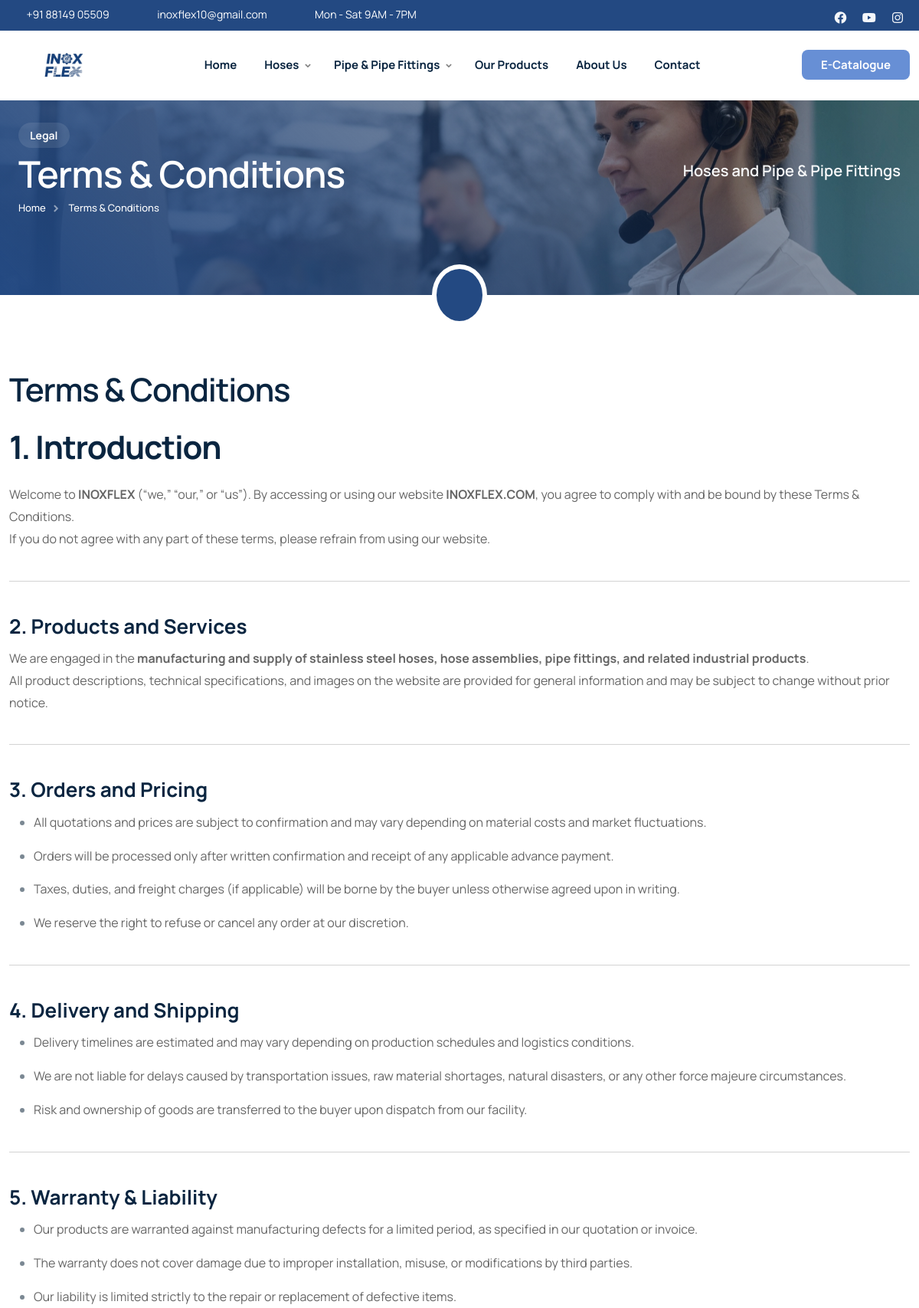
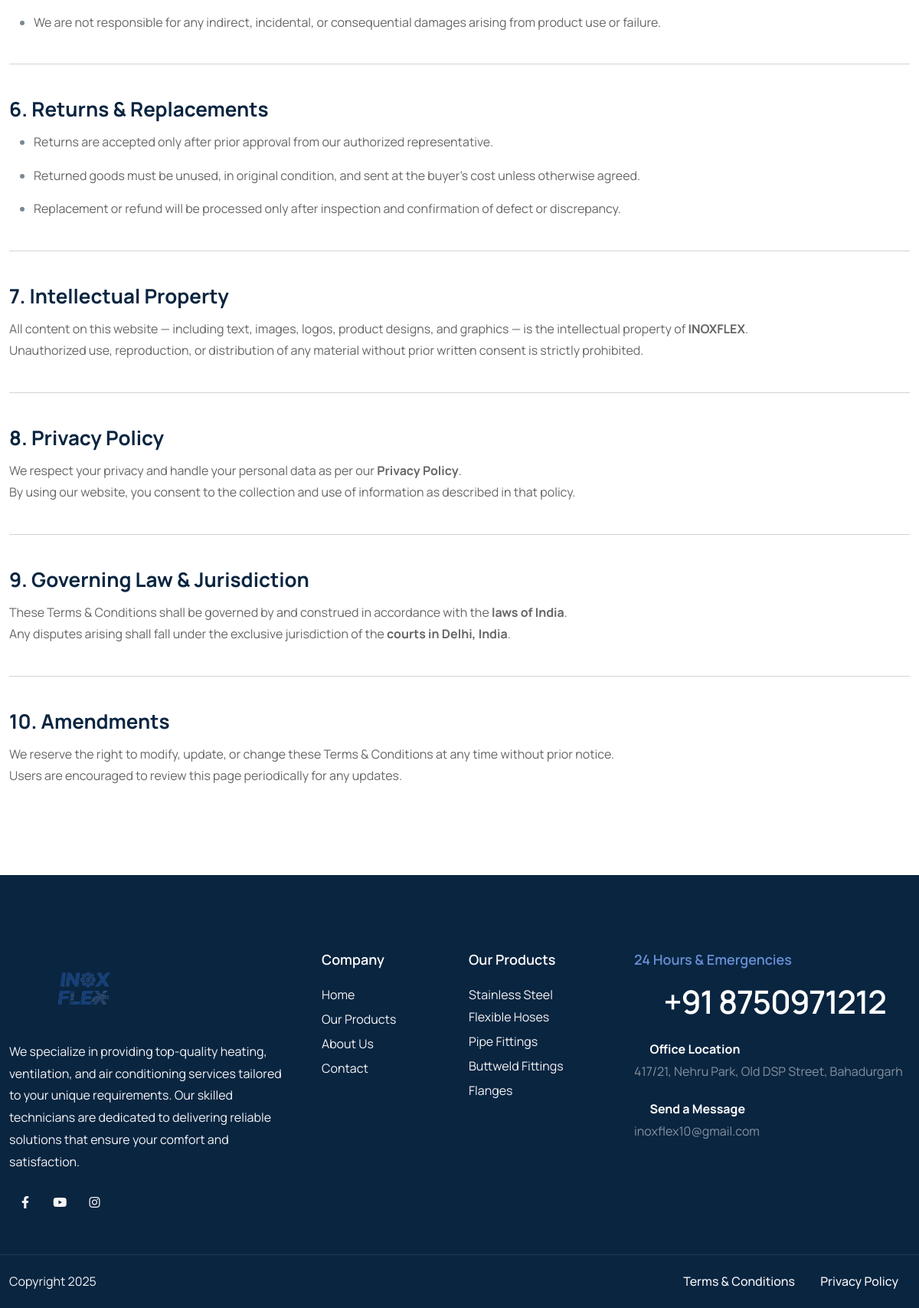
The app's page /terms/ with its own data (2 pictures, top to bottom).
### home/models.py (models this page shows, shortened)
class Category(models.Model):
    name = models.CharField(max_length=100)
    slug = models.SlugField(blank=True, null=True)
    description = RichTextField(blank=True, null=True)
    image = models.ImageField(upload_to='categories/', blank=True, null=True)
    status = models.BooleanField(default=True)
    created_at = models.DateTimeField(auto_now_add=True)
    updated_at = models.DateTimeField(auto_now=True)

class PageContent(models.Model):
    PAGE_TYPE_CHOICES = [
        ('about_us', 'About Us'),
        ('terms_conditions', 'Terms & Conditions'),
        ('privacy_policy', 'Privacy Policy'),
        ('faq', 'FAQ'),
    ]
    page_type = models.CharField(max_length=20, choices=PAGE_TYPE_CHOICES, unique=True)
    title = models.CharField(max_length=200)
    content = RichTextField(help_text="Main content for the page")
    meta_description = models.TextField(max_length=300, blank=True, null=True, help_text="SEO meta description")
    meta_keywords = models.CharField(max_length=500, blank=True, null=True, help_text="SEO meta keywords")
    status = models.BooleanField(default=True, help_text="Show/hide this page")
    created_at = models.DateTimeField(auto_now_add=True)
    updated_at = models.DateTimeField(auto_now=True)
    class Meta:
        ordering = ['page_type']
        verbose_name = 'Page Content'
        verbose_name_plural = 'Page Contents'

class Product(models.Model):
    name = models.CharField(max_length=100)
    slug = models.SlugField(blank=True, null=True)
    description = RichTextField(blank=True, null=True)
    image = models.ImageField(upload_to='products/', blank=True, null=True)
    image_url = models.URLField(max_length=500, blank=True, null=True, help_text="Alternative: Use image URL instead of uploading")
    price = models.DecimalField(max_digits=10, decimal_places=2)
    category = models.ForeignKey(Category, on_delete=models.CASCADE, related_name='products')
    status = models.BooleanField(default=True)
    created_at = models.DateTimeField(auto_now_add=True)
    updated_at = models.DateTimeField(auto_now=True)

### home/views.py (the view)
# urls.py: path('terms/', views.page_content_view, {'page_type': 'terms_conditions'}, name='terms'),
def page_content_view(request, page_type):
    try:
        page_content = get_object_or_404(PageContent, page_type=page_type, status=True)
    except:
        page_content = None
    team_members = None
    if page_type == 'about_us':
        team_members = TeamMember.objects.filter(status=True)
    context = {
        'page_content': page_content,
        'page_type': page_type,
        'team_members': team_members,
    }
    template_map = {
        'about_us': 'about.html',
        'terms_conditions': 'terms.html',
        'privacy_policy': 'privacy.html',
        'faq': 'faq.html',
    }
    template = template_map.get(page_type, 'default.html')
    return render(request, template, context)

### home/context_processors.py (called while the page is built)
def categories(request):
    categories = Category.objects.filter(status=True).prefetch_related('subcategories')
    products = Product.objects.filter(status=True).select_related('category')
    site_settings = SiteSettings.load()
    return {
        'categories': categories,
        'products': products,
        'site_settings': site_settings,
    }

### home/models.py (called while the page is built)
    @classmethod
    def load(cls):
        obj, _ = cls.objects.get_or_create(pk=1)
        return obj

### templates/terms.html (shortened to what this page needs)
{% load static %}
<!DOCTYPE html>
<html lang="en">
{% include "head.html" %}
<body>
    <div id="wrapper">
        {% include "header.html" %}
        <div class="no-bottom no-top" id="content">
            <section id="subheader" class="jarallax text-light">
                <img src="{% static "images/background/8.webp" %}" class="jarallax-img" alt="">
                <div class="container relative z-index-1000">
                    <div class="container relative z-index-1000">
                        <div class="row align-items-center">
                        <div class="col-lg-6">
                            <div class="subtitle s2 bg-color text-light wow fadeInUp mb-2">Legal</div>
                            <h1>Terms &amp; Conditions</h1>
                            <ul class="crumb">
                                <li><a href="{% url 'homepage' %}">Home</a></li>
                                <li class="active">Terms &amp; Conditions</li>
                            </ul>
                        </div>
                        <div class="col-lg-6 text-lg-end">
                            <div class="fs-20 fw-600 no-bottom sm-hide">Hoses and Pipe & Pipe Fittings</div>
                        </div>
                    </div>
                    </div>
                </div>
                <div class="de-overlay"></div>
            </section>
            <div class="bg-color relative z-index-1000 mt-40 mb40">
                <div class="border-white-6 text-center bg-color text-white w-84px h-80px p-3 circle absolute abs-center sm-hide" alt="">
                    <i class="icofont-file-document fs-36"></i>
                </div>
            </div>
            <section>
                <div class="container">
                    <div class="row">
                        <div class="col-lg-12">
                            {% if page_content %}
                                <h2 class="mb-4">{{ page_content.title }}</h2>
                                <div class="content-area">
                                    {{ page_content.content|safe }}
                                </div>
                            {% endif %}
                        </div>
                    </div>
                </div>
            </section>
        </div>
        {% include "footer.html" %}
    </div>
</body>
</html>

### templates/header.html (shortened to what this page needs)
{% load static %}
<header class="header-light scroll-light has-topbar">
    <div id="topbar">
        <div class="container">
            <div class="row">
                <div class="col-lg-12">
                    <div class="d-flex justify-content-between xs-hide">
                        <div class="header-widget d-flex">
                            <div class="topbar-widget"><a href="tel:+918814905509"><i class="icofont-phone"></i>+91 88149 05509</a></div>
                            <div class="topbar-widget"><a href="mailto:inoxflex10@gmail.com"><i class="icofont-envelope"></i>inoxflex10@gmail.com</a></div>
                            <div class="topbar-widget"><a href="#"><i class="icofont-wall-clock"></i>Mon - Sat 9AM - 7PM</a></div>
                        </div>
                        <div class="d-flex align-items-center">
                            <div class="social-icons">
                                {% if site_settings.facebook_url %}
                                <a href="{{ site_settings.facebook_url }}" target="_blank" rel="noopener noreferrer"><i class="fa-brands fa-facebook fa-lg"></i></a>
                                {% endif %}
                                {% if site_settings.youtube_url %}
                                <a href="{{ site_settings.youtube_url }}" target="_blank" rel="noopener noreferrer"><i class="fa-brands fa-youtube fa-lg"></i></a>
                                {% endif %}
                                {% if site_settings.instagram_url %}
                                <a href="{{ site_settings.instagram_url }}" target="_blank" rel="noopener noreferrer"><i class="fa-brands fa-instagram fa-lg"></i></a>
                                {% endif %}
                            </div>
                        </div>
                    </div>
                </div>
            </div>
        </div>
    </div>
    <div class="container">
        <div class="row">
            <div class="col-md-12">
                <div class="de-flex sm-pt10">
                    <div class="de-flex-col">
                        <div id="logo">
                            <a href="{% url 'homepage' %}">
                                <img class="logo-main" src="{% static 'images/logo/logo.png' %}" alt="Inox Flex" width="200" height="70" style="object-fit: contain;">
                            </a>
                        </div>
                    </div>
                    <div class="de-flex-col header-col-mid">
                        <ul id="mainmenu">
                            <li><a class="menu-item" href="{% url 'homepage' %}">Home</a></li>
                            {% for category in categories %}
                            <li><a class="menu-item" href="{% url 'category_detail' slug=category.slug %}">{{ category.name }}</a>
                            </li>
                            {% endfor %}
                            <li><a class="menu-item" href="{% url 'product_list' %}">Our Products</a></li>
                            <li><a class="menu-item" href="{% url 'about' %}">About Us</a></li>
                            <li><a class="menu-item" href="{% url 'contact' %}">Contact</a></li>
                        </ul>
                    </div>
                    <div class="de-flex-col">
                        <div class="menu_side_area">
                            <a href="{% static 'file/INOX FLEX.pdf' %}" class="btn-main bg-color-2 e-catalogue-btn" target="_blank">E-Catalogue</a>
                        </div>
                    </div>
                </div>
            </div>
        </div>
    </div>
</header>

### templates/footer.html (shortened to what this page needs)
{% load static %}
<footer class="section-dark">
    <div class="container">
        <div class="row gx-5">
            <div class="col-lg-4 col-sm-6">
                <img src="{% static "images/logo/logo.png" %}" alt="" width="200">
                <div class="spacer-20"></div>
                <p>We specialize in providing top-quality heating, ventilation, and air conditioning services tailored to your unique requirements. Our skilled technicians are dedicated to delivering reliable solutions that ensure your comfort and satisfaction.</p>
                <div class="social-icons mb-sm-30">
                    {% if site_settings.facebook_url %}
                    <a href="{{ site_settings.facebook_url }}" target="_blank" rel="noopener noreferrer"><i class="fa-brands fa-facebook-f"></i></a>
                    {% endif %}
                    {% if site_settings.youtube_url %}
                    <a href="{{ site_settings.youtube_url }}" target="_blank" rel="noopener noreferrer"><i class="fa-brands fa-youtube"></i></a>
                    {% endif %}
                    {% if site_settings.instagram_url %}
                    <a href="{{ site_settings.instagram_url }}" target="_blank" rel="noopener noreferrer"><i class="fa-brands fa-instagram"></i></a>
                    {% endif %}
                </div>
            </div>
            <div class="col-lg-4 col-sm-12 order-lg-1 order-sm-2">
                <div class="row">
                    <div class="col-lg-6 col-sm-6">
                        <div class="widget">
                            <h5>Company</h5>
                            <ul>
                                <li><a href="/">Home</a></li>
                                <li><a href="/products">Our Products</a></li>
                                <li><a href="/about">About Us</a></li>
                                <li><a href="/contact">Contact</a></li>
                            </ul>
                        </div>
                    </div>
                    <div class="col-lg-6 col-sm-6">
                        <div class="widget">
                            <h5>Our Products</h5>
                            <ul>
                                {% for product in products %}
                                <li><a href="{% url 'product_detail' category_slug=product.category.slug product_slug=product.slug %}">{{ product.name }}</a></li>
                                {% empty %}
                                <li><a href="{% url 'product_list' %}">View All Products</a></li>
                                {% endfor %}
                            </ul>
                        </div>
                    </div>
                </div>
            </div>
            <div class="col-lg-4 col-sm-6 order-lg-2 order-sm-1">
                <div class="widget">
                    <h5 class="id-color-2">24 Hours &amp; Emergencies</h5>
                    <h2 class="jarallax mb0 wow fadeInUp" data-wow-delay=".2s">
                        <a href="tel:+918750971212" class="text-decoration-none text-white hover-color-2">
                            <i class="icofont-phone-circle id-color-2"></i> +91 8750971212
                        </a>
                    </h2>
                    <div class="spacer-20"></div>
                    <div class="fw-bold text-white"><i class="icofont-location-pin me-2 id-color-2"></i>Office Location</div>
                    <a href="https://www.google.com/maps/search/?api=1&query=417/21,+Nehru+Park,+Old+DSP+Street,+Bahadurgarh" target="_blank" class="text-decoration-none text-white-50 hover-color-2">
                        417/21, Nehru Park, Old DSP Street, Bahadurgarh
                    </a>
                    <div class="spacer-20"></div>
                    <div class="fw-bold text-white"><i class="icofont-envelope me-2 id-color-2"></i>Send a Message</div>
                    <a href="mailto:inoxflex10@gmail.com" class="text-decoration-none text-white-50 hover-color-2">
                        inoxflex10@gmail.com
                    </a>
                </div>
            </div>
        </div>
    </div>
    <div class="subfooter">
        <div class="container">
            <div class="row">
                <div class="col-md-12">
                    <div class="de-flex">
                        <div class="de-flex-col">
                            Copyright 2025
                        </div>
                        <ul class="menu-simple">
                            <li><a href="{% url 'terms' %}">Terms &amp; Conditions</a></li>
                            <li><a href="{% url 'privacy' %}">Privacy Policy</a></li>
                        </ul>
                    </div>
                </div>
            </div>
        </div>
    </div>
</footer>

### static/css/colors/scheme-01.css (style rules this page uses)
:root { --primary-color: #234982; --primary-color-rgb: 35, 73, 130; --secondary-color: #678fd5; --secondary-color-rgb: 103, 143, 213; --tertiary-color: #F4F7FB; --tertiary-color-rgb: 244, 247, 251; }

### templates/header.html (style rules this page uses)
.topbar-widget a[href^="tel"], .topbar-widget a[href^="mailto"] { transition: all 0.3s ease; position: relative; }
#logo img { max-height: 70px; width: auto; height: auto; transition: all 0.3s ease; }
#logo { display: flex; align-items: center; padding: 10px 0; }
#logo a { display: flex; align-items: center; }
body { top: 0 !important; }

### templates/footer.html (style rules this page uses)
.hover-color-2 { transition: color 0.3s ease, opacity 0.3s ease; }
footer .widget a[href*="google.com/maps"] { display: inline-block; position: relative; }
footer .widget a[href^="mailto"] { display: inline-block; }
footer a[href^="tel"], footer a[href^="mailto"], footer a[href*="maps"] { cursor: pointer; }

### templates/terms.html (style rules this page uses)
.content-area { line-height: 1.8; font-size: 16px; }
.content-area p { margin-bottom: 15px; color: #666; }

### records on screen
Category: name "Hoses"
Category: name "Pipe & Pipe Fittings"
PageContent: title "Terms & Conditions", content "1. Introduction Welcome to INOXFLEX (“we,” “our,” or “us”). By accessing or using our website INOXFLEX.COM , you agree to comply with and be bound by these Terms & Conditions. If you do not agree with any part of these terms, please refrain from using our website. 2. Products and Services We are engaged in the manufacturing and supply of stainless steel hoses, hose assemblies, pipe fittings, and related industrial products . All product descriptions, technical specifications, and images on the website are provided for general information and may be subject to change without prior notice. 3. Orders and Pricing All quotations and prices are subject to confirmation and may vary depending on…"
Product: name "Stainless Steel Flexible Hoses"
Product: name "Pipe Fittings"
Product: name "Buttweld Fittings"
Product: name "Flanges"
